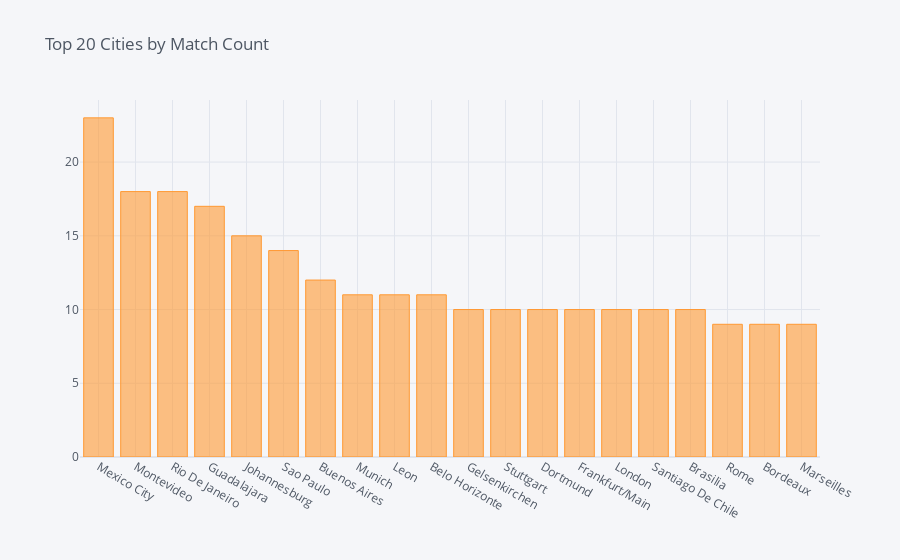

Source (notebook cell):
### Code cell
import cufflinks as cf
import pandas as pd
import plotly.offline as pyo

# Initialize Plotly offline mode                                        showing error
cf.go_offline()
pyo.init_notebook_mode(connected=True)

# Ensure no NaN values and column existence
if 'City' in matches.columns:
    matches['City'].dropna().value_counts()[:20].iplot(kind='bar', title='Top 20 Cities by Match Count')
else:
    print("Column 'City' not found in the dataset.")

### Figure 1 — Plotly figure (JSON) as saved in the notebook; plotly's stock layout.template omitted (floating-point values rounded to 4 significant figures)
{"data": [{"marker": {"color": "rgba(255, 153, 51, 0.6)", "line": {"color": "rgba(255, 153, 51, 1.0)", "width": 1}}, "name": "count", "orientation": "v", "text": "", "x": ["Mexico City ", "Montevideo ", "Rio De Janeiro ", "Guadalajara ", "Johannesburg ", "Sao Paulo ", "Buenos Aires ", "Munich ", "Leon ", "Belo Horizonte ", "Gelsenkirchen ", "Stuttgart ", "Dortmund ", "Frankfurt/Main ", "London ", "Santiago De Chile ", "Brasilia ", "Rome ", "Bordeaux ", "Marseilles "], "y": [23, 18, 18, 17, 15, 14, 12, 11, 11, 11, 10, 10, 10, 10, 10, 10, 10, 9, 9, 9], "type": "bar"}], "layout": {"legend": {"bgcolor": "#F5F6F9", "font": {"color": "#4D5663"}}, "paper_bgcolor": "#F5F6F9", "plot_bgcolor": "#F5F6F9", "title": {"font": {"color": "#4D5663"}, "text": "Top 20 Cities by Match Count"}, "xaxis": {"gridcolor": "#E1E5ED", "showgrid": true, "tickfont": {"color": "#4D5663"}, "title": {"font": {"color": "#4D5663"}, "text": ""}, "zerolinecolor": "#E1E5ED"}, "yaxis": {"gridcolor": "#E1E5ED", "showgrid": true, "tickfont": {"color": "#4D5663"}, "title": {"font": {"color": "#4D5663"}, "text": ""}, "zerolinecolor": "#E1E5ED"}}}
